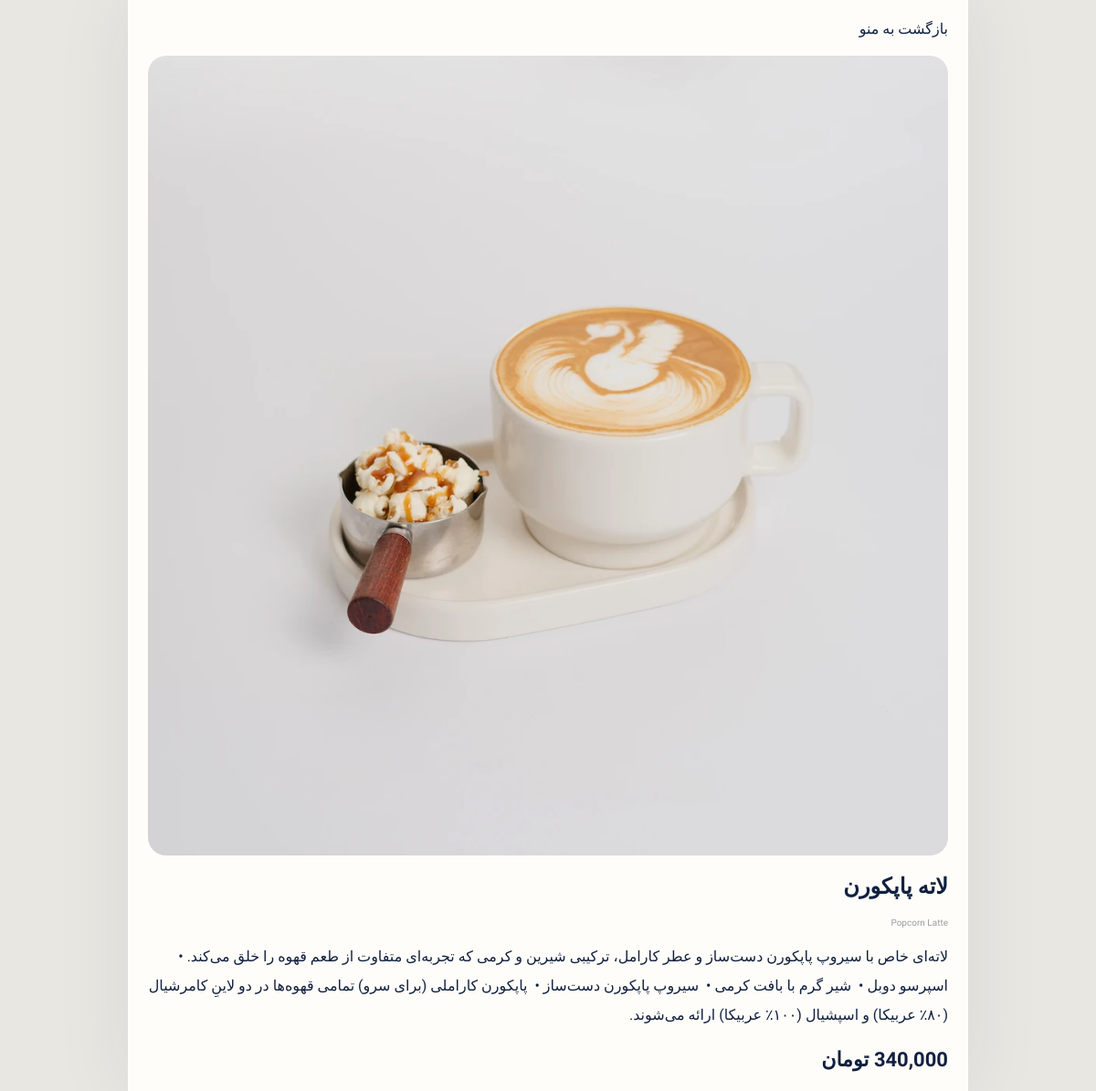
Screenshot of /menu/popcorn-latte/ with the database file from the repository.
### menu/models.py (models this page shows, shortened)
class MenuItem(models.Model):
    category = models.ForeignKey(
        Category,
        on_delete=models.PROTECT,
        related_name="items",
        verbose_name="دسته‌بندی",
    )
    name = models.CharField(max_length=160, verbose_name="نام محصول")
    english_name = models.CharField(
        max_length=160,
        blank=True,
        verbose_name="نام انگلیسی",
    )
    slug = models.SlugField(max_length=180, unique=True, verbose_name="اسلاگ")
    description = models.TextField(blank=True, verbose_name="توضیحات")
    price = models.PositiveIntegerField(verbose_name="قیمت")
    image = models.ImageField(
        upload_to="menu/items/%Y/%m/",
        blank=True,
        null=True,
        verbose_name="تصویر",
    )
    is_available = models.BooleanField(default=True, verbose_name="موجود")
    is_featured = models.BooleanField(default=False, verbose_name="ویژه")
    sort_order = models.PositiveIntegerField(default=0, verbose_name="ترتیب نمایش")
    created_at = models.DateTimeField(auto_now_add=True)
    updated_at = models.DateTimeField(auto_now=True)
    class Meta:
        ordering = ["category__sort_order", "sort_order", "name"]
        verbose_name = "محصول منو"
        verbose_name_plural = "محصولات منو"

### menu/views.py (the view)
# urls.py: path('menu/<slug:slug>/', views.item_detail, name='item_detail'),
def item_detail(request, slug):
    item = get_object_or_404(MenuItem.objects.select_related("category"), slug=slug)
    return render(request, "menu/item_detail.html", {"item": item})

### menu/templatetags/menu_extras.py (called while the page is built)
@register.filter
def price_format(value):
    try:
        return f"{int(value):,}"
    except (TypeError, ValueError):
        return value

### templates/menu/item_detail.html (shortened to what this page needs)
{% load static menu_extras %}
<!doctype html>
<html lang="fa" dir="rtl">
<head>
    <link rel="stylesheet" href="{% static 'menu/style.css' %}">
</head>
<body>
    <main class="page-shell detail-page">
        <a class="back-link" href="{% url 'menu:home' %}">بازگشت به منو</a>
        <article class="detail-card">
            {% if item.image %}
                <img class="detail-image" src="{{ item.image.url }}" alt="{{ item.name }}">
            {% endif %}
            <h1>{{ item.name }}</h1>
            {% if item.english_name %}<p class="english-name">{{ item.english_name }}</p>{% endif %}
            {% if item.description %}<p class="detail-description">{{ item.description }}</p>{% endif %}
            {% if item.is_available %}
                <div class="detail-price">{{ item.price|price_format }} تومان</div>
            {% else %}
                <div class="detail-price unavailable">ناموجود</div>
            {% endif %}
        </article>
    </main>
</body>
</html>

### static/menu/style.css (style rules this page uses)
:root { --navy: #10203f; --navy-soft: #1b2d50; --cream: #f5f1e9; --paper: #fffdf9; --muted: #7a7f88; --line: rgba(16, 32, 63, .10); --shadow: 0 16px 45px rgba(16, 32, 63, .10); }
* { box-sizing: border-box; }
html { scroll-behavior: smooth; }
body { margin: 0; background: #e9e7e2; color: var(--navy); font-family: 'Vazirmatn', Arial, sans-serif; -webkit-font-smoothing: antialiased; }
a { color: inherit; text-decoration: none; }
.page-shell { width: min(100%, 920px); margin: 0 auto; min-height: 100vh; overflow: hidden; background: var(--paper); box-shadow: 0 0 80px rgba(16, 32, 63, .08); }
.english-name { margin: 4px 0 0; color: #9a9da3; font-size: 10px; direction: ltr; text-align: right; }
.detail-page { padding: 22px; }
.back-link { display: inline-block; margin-bottom: 20px; }
.detail-card { text-align: right; }
.detail-image { width: 100%; display: block; object-fit: cover; border-radius: 20px; }
.detail-description { line-height: 2; }
.detail-price { font-size: 22px; font-weight: 700; margin-top: 20px; }

### rows the page displays
MenuItem: image (picture), name "لاته پاپکورن", english_name "Popcorn Latte", description "لاته‌ای خاص با سیروپ پاپکورن دست‌ساز و عطر کارامل، ترکیبی شیرین و کرمی که تجربه‌ای متفاوت از طعم قهوه را خلق می‌کند. • ‌ اسپرسو دوبل • ‌ شیر گرم با بافت کرمی • ‌ سیروپ پاپکورن دست‌ساز • ‌ پاپکورن کاراملی (برای سرو) تمامی قهوه‌ها در دو لاینِ کامرشیال (۸۰٪ عربیکا) و اسپشیال (۱۰۰٪ عربیکا) ارائه می‌شوند.", price "340,000"
